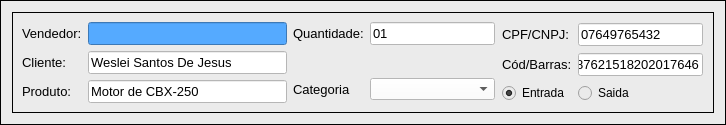
               <widget class="QFrame" name="frame_65">
                <property name="minimumSize">
                 <size>
                  <width>2</width>
                  <height>35</height>
                 </size>
                </property>
                <property name="maximumSize">
                 <size>
                  <width>16777215</width>
                  <height>150</height>
                 </size>
                </property>
                <property name="styleSheet">
                 <string notr="true">background-color: rgb(235, 235, 235);</string>
                </property>
                <property name="frameShape">
                 <enum>QFrame::Box</enum>
                </property>
                <property name="frameShadow">
                 <enum>QFrame::Plain</enum>
                </property>
                <layout class="QGridLayout" name="gridLayout_22">
                 <item row="0" column="0">
                  <widget class="QFrame" name="frame_66">
                   <property name="frameShape">
                    <enum>QFrame::Box</enum>
                   </property>
                   <property name="frameShadow">
                    <enum>QFrame::Plain</enum>
                   </property>
                   <layout class="QGridLayout" name="gridLayout_23">
                    <item row="0" column="2">
                     <layout class="QFormLayout" name="formLayout_9">
                      <property name="horizontalSpacing">
                       <number>6</number>
                      </property>
                      <property name="verticalSpacing">
                       <number>7</number>
                      </property>
                      <property name="leftMargin">
                       <number>1</number>
                      </property>
                      <property name="topMargin">
                       <number>1</number>
                      </property>
                      <property name="rightMargin">
                       <number>1</number>
                      </property>
                      <item row="0" column="0">
                       <widget class="QLabel" name="label_122">
                        <property name="font">
                         <font>
                          <pointsize>10</pointsize>
                         </font>
                        </property>
                        <property name="styleSheet">
                         <string notr="true">color: rgb(0, 0, 0);</string>
                        </property>
                        <property name="text">
                         <string>CPF/CNPJ:</string>
                        </property>
                       </widget>
                      </item>
                      <item row="0" column="1">
                       <widget class="QLineEdit" name="cpf_cnpj_2">
                        <property name="enabled">
                         <bool>true</bool>
                        </property>
                        <property name="font">
                         <font>
                          <pointsize>10</pointsize>
                          <weight>50</weight>
                          <bold>false</bold>
                         </font>
                        </property>
                        <property name="styleSheet">
                         <string notr="true">background-color: rgb(255, 255, 255);</string>
                        </property>
                        <property name="text">
                         <string>07649765432</string>
                        </property>
                       </widget>
                      </item>
                      <item row="1" column="0">
                       <widget class="QLabel" name="label_32">
                        <property name="font">
                         <font>
                          <pointsize>10</pointsize>
                         </font>
                        </property>
                        <property name="styleSheet">
                         <string notr="true">color: rgb(0, 0, 0);</string>
                        </property>
                        <property name="text">
                         <string>Cód/Barras:</string>
                        </property>
                       </widget>
                      </item>
                      <item row="1" column="1">
                       <widget class="QLineEdit" name="codigo_de_barras_2">
                        <property name="enabled">
                         <bool>true</bool>
                        </property>
                        <property name="font">
                         <font>
                          <pointsize>10</pointsize>
                          <weight>50</weight>
                          <bold>false</bold>
                         </font>
                        </property>
                        <property name="styleSheet">
                         <string notr="true">background-color: rgb(255, 255, 255);</string>
                        </property>
                        <property name="text">
                         <string>287621518202017646</string>
                        </property>
                       </widget>
                      </item>
                      <item row="2" column="0">
                       <widget class="QRadioButton" name="entrada">
                        <property name="text">
                         <string>Entrada</string>
                        </property>
                        <property name="checked">
                         <bool>true</bool>
                        </property>
                       </widget>
                      </item>
                      <item row="2" column="1">
                       <widget class="QRadioButton" name="saida">
                        <property name="text">
                         <string>Saida</string>
                        </property>
                       </widget>
                      </item>
                     </layout>
                    </item>
                    <item row="0" column="1">
                     <layout class="QFormLayout" name="formLayout_8">
                      <property name="horizontalSpacing">
                       <number>6</number>
                      </property>
                      <property name="verticalSpacing">
                       <number>33</number>
                      </property>
                      <item row="0" column="0">
                       <widget class="QLabel" name="label_33">
                        <property name="font">
                         <font>
                          <pointsize>10</pointsize>
                         </font>
                        </property>
                        <property name="styleSheet">
                         <string notr="true">color: rgb(0, 0, 0);</string>
                        </property>
                        <property name="text">
                         <string>Quantidade:</string>
                        </property>
                       </widget>
                      </item>
                      <item row="0" column="1">
                       <widget class="QLineEdit" name="quantidade_2">
                        <property name="enabled">
                         <bool>true</bool>
                        </property>
                        <property name="font">
                         <font>
                          <pointsize>10</pointsize>
                          <weight>50</weight>
                          <bold>false</bold>
                         </font>
                        </property>
                        <property name="styleSheet">
                         <string notr="true">background-color: rgb(255, 255, 255);</string>
                        </property>
                        <property name="text">
                         <string>01</string>
                        </property>
                       </widget>
                      </item>
                      <item row="1" column="0">
                       <widget class="QLabel" name="label_24">
                        <property name="font">
                         <font>
                          <pointsize>10</pointsize>
                         </font>
                        </property>
                        <property name="text">
                         <string>Categoria</string>
                        </property>
                       </widget>
                      </item>
                      <item row="1" column="1">
                       <widget class="QComboBox" name="categoriasVendas">
                        <property name="styleSheet">
                         <string notr="true">background-color: rgb(255, 255, 255);</string>
                        </property>
                       </widget>
                      </item>
                     </layout>
                    </item>
                    <item row="0" column="0">
                     <layout class="QFormLayout" name="formLayout_7">
                      <property name="sizeConstraint">
                       <enum>QLayout::SetDefaultConstraint</enum>
                      </property>
                      <property name="horizontalSpacing">
                       <number>6</number>
                      </property>
                      <property name="verticalSpacing">
                       <number>6</number>
                      </property>
                      <item row="0" column="0">
                       <widget class="QLabel" name="label_19">
                        <property name="font">
                         <font>
                          <pointsize>10</pointsize>
                         </font>
                        </property>
                        <property name="styleSheet">
                         <string notr="true">color: rgb(0, 0, 0);</string>
                        </property>
                        <property name="text">
                         <string>Vendedor:</string>
                        </property>
                       </widget>
                      </item>
                      <item row="0" column="1">
                       <widget class="QLineEdit" name="nomevendedor">
                        <property name="enabled">
                         <bool>false</bool>
                        </property>
                        <property name="font">
                         <font>
                          <pointsize>10</pointsize>
                         </font>
                        </property>
                        <property name="styleSheet">
                         <string notr="true">background-color: rgb(85, 170, 255);
color: rgb(255, 255, 255);</string>
                        </property>
                        <property name="text">
                         <string/>
                        </property>
                       </widget>
                      </item>
                      <item row="1" column="0">
                       <widget class="QLabel" name="label_121">
                        <property name="font">
                         <font>
                          <pointsize>10</pointsize>
                         </font>
                        </property>
                        <property name="styleSheet">
                         <string notr="true">color: rgb(0, 0, 0);</string>
                        </property>
                        <property name="text">
                         <string>Cliente:</string>
                        </property>
                       </widget>
                      </item>
                      <item row="1" column="1">
                       <widget class="QLineEdit" name="clienteVendas">
                        <property name="enabled">
                         <bool>true</bool>
                        </property>
                        <property name="font">
                         <font>
                          <pointsize>10</pointsize>
                          <weight>50</weight>
                          <bold>false</bold>
                         </font>
                        </property>
                        <property name="styleSheet">
                         <string notr="true">background-color: rgb(255, 255, 255);</string>
                        </property>
                        <property name="text">
                         <string>Weslei Santos De Jesus</string>
                        </property>
                        <property name="cursorPosition">
                         <number>22</number>
                        </property>
                        <property name="dragEnabled">
                         <bool>false</bool>
                        </property>
                        <property name="readOnly">
                         <bool>false</bool>
                        </property>
                        <property name="cursorMoveStyle">
                         <enum>Qt::VisualMoveStyle</enum>
                        </property>
                       </widget>
                      </item>
                      <item row="2" column="0">
                       <widget class="QLabel" name="label_31">
                        <property name="font">
                         <font>
                          <pointsize>10</pointsize>
                         </font>
                        </property>
                        <property name="styleSheet">
                         <string notr="true">color: rgb(0, 0, 0);</string>
                        </property>
                        <property name="text">
                         <string>Produto:</string>
                        </property>
                       </widget>
                      </item>
                      <item row="2" column="1">
                       <widget class="QLineEdit" name="produto_2">
                        <property name="enabled">
                         <bool>true</bool>
                        </property>
                        <property name="minimumSize">
                         <size>
                          <width>199</width>
                          <height>23</height>
                         </size>
                        </property>
                        <property name="font">
                         <font>
                          <pointsize>10</pointsize>
                          <weight>50</weight>
                          <bold>false</bold>
                         </font>
                        </property>
                        <property name="styleSheet">
                         <string notr="true">background-color: rgb(255, 255, 255);</string>
                        </property>
                        <property name="text">
                         <string>Motor de CBX-250</string>
                        </property>
                       </widget>
                      </item>
                     </layout>
                    </item>
                   </layout>
                  </widget>
                 </item>
                </layout>
               </widget>
